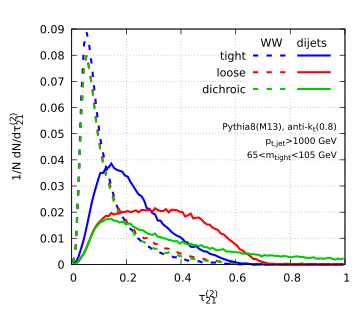

This figure's gnuplot source:
# illustrate how dichroic works by plotting signal and background distributioons for dichroic and for alternatives

reset
set term pdfcairo enhanced size 9cm,8cm
set colors classic

call 'defaults.gp'

pt=default_pt

mmin=default_mmin
mmax=default_mmax

levelref=default_levelref
levelalt=default_levelalt
level=levelref.'_'.levelalt

reflabel=default_levelref_label
altlabel=default_levelalt_label

set xlabel '{/Symbol t}@_{21}^{(2)}'

set ylabel '1/N dN/d{/Symbol t}@_{21}^{(2)}'

set bmargin at screen 0.16
set tmargin at screen 0.91
set lmargin at screen 0.2
set rmargin at screen 0.97

set grid dt 3 lw 1

set key spacing 1.3


set style line 1 dt 2 lc rgb "#ff0000" lw 2
set style line 2 dt 1 lc rgb "#ff0000" lw 2
set style line 3 dt 2 lc rgb "#00dd00" lw 2
set style line 4 dt 1 lc rgb "#00dd00" lw 2
set style line 5 dt 2 lc rgb "#0000ff" lw 2
set style line 6 dt 1 lc rgb "#0000ff" lw 2
set style line 7 dt 2 lc rgb "#000000" lw 2
set style line 8 dt 1 lc rgb "#000000" lw 2


set out 'dichroic-illust.pdf'

# print "------------------------------------------------------------------------"
# print all_label
# do for [lab in all_label]{
#     print lab
# }
# print "------------------------------------------------------------------------"


R=default_R
lev='truth'

set key maxrow 3 width -8.5
set key title 'WW    dijets'
    

set label 102 '{/*0.8 Pythia8(M13), anti-k_t('.R.')}'          right at graph 0.97,0.59
set label 101 '{/*0.8 p_{t,jet}>'.pt.' GeV}'                   right at graph 0.97,0.53
set label 103 sprintf('{/*0.8 %g<m_{tight}<%g GeV}',mmin,mmax) right at graph 0.97,0.47


#------------------------------------------------------------------------
# loop over the different setups

#set title '{/*1.4 N-subjettiness variants}'
set xrange [0:1.0]
set yrange [0:*]

count(proc)=system(sprintf('../scripts/get_count.sh ../res/lhc14-%s%s-pythia8230M13-%s-R%s.ntuple.gz "m_tight>%g" "m_tight<%g"',proc,pt,lev,R,mmin,mmax))+0.0
norm_WW=count('WW'    )
norm_jj=count('dijets')

m(proc,var)=sprintf('< ../scripts/histogram.sh ../res/lhc14-%s%s-pythia8230M13-%s-R%s.ntuple.gz tau21_beta2_%s 0.0 %g %g "m_tight>%g" "m_tight<%g"',proc,pt,lev,R,var,1.0,0.01,mmin,mmax)

plot m('WW'    ,'tt') u 2:($4/norm_WW) w l dt 2 lc 3             lw 3 t 'tight',\
     m('WW'    ,'ll') u 2:($4/norm_WW) w l dt 2 lc 1             lw 3 t 'loose',\
     m('WW'    ,'lt') u 2:($4/norm_WW) w l dt 2 lc rgb "#00cc00" lw 3 t 'dichroic',\
     m('dijets','tt') u 2:($4/norm_jj) w l dt 1 lc 3             lw 3 t ' ',\
     m('dijets','ll') u 2:($4/norm_jj) w l dt 1 lc 1             lw 3 t ' ',\
     m('dijets','lt') u 2:($4/norm_jj) w l dt 1 lc rgb "#00cc00" lw 3 t ' '


set out
